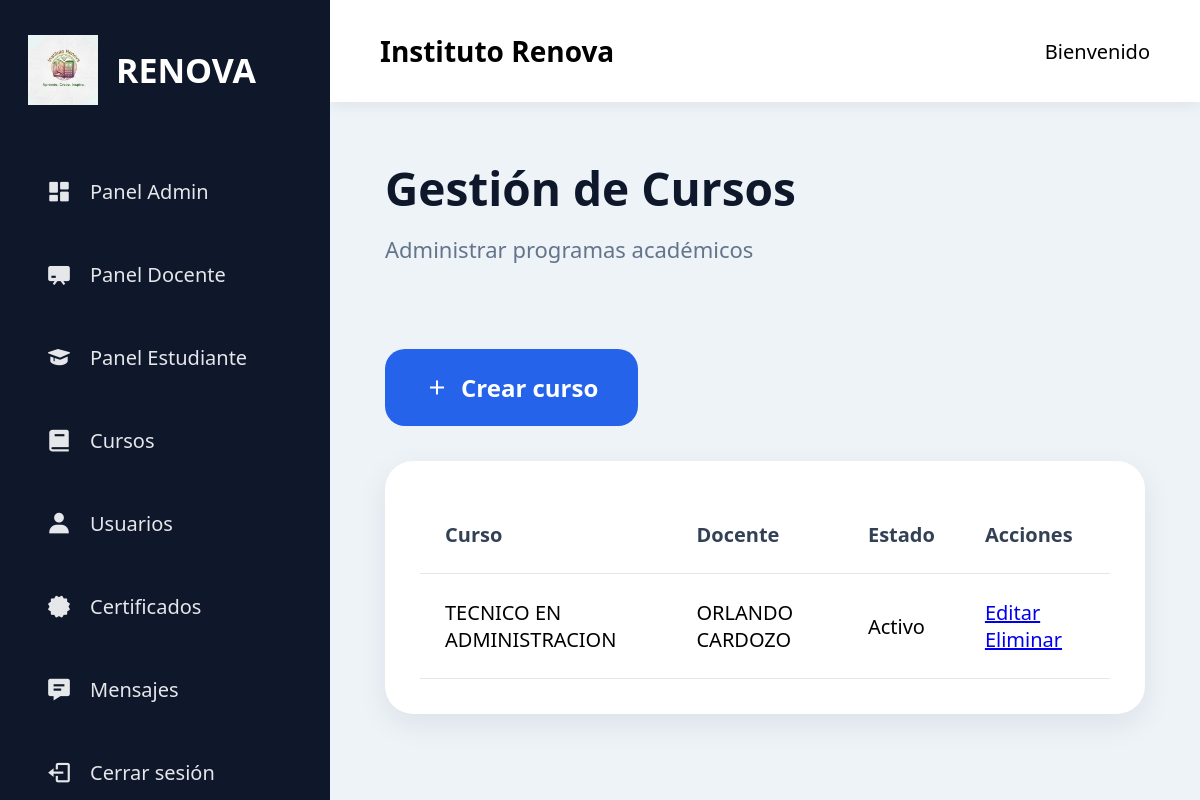
The page /admin/cursos on the database its author committed.
### models/curso.py (models this page shows, shortened)
class Curso(db.Model):
    __tablename__ = 'cursos'
    id = db.Column(db.Integer, primary_key=True)
    nombre = db.Column(
        db.String(150),
        nullable=False
    )
    descripcion = db.Column(
        db.Text,
        nullable=False
    )
    imagen = db.Column(
        db.String(255)
    )
    activo = db.Column(
        db.Boolean,
        default=True
    )
    fecha_creacion = db.Column(
        db.DateTime,
        default=datetime.utcnow
    )
    docente_id = db.Column(
        db.Integer,
        db.ForeignKey('usuarios.id')
    )
    docente = db.relationship(
        'Usuario',
        foreign_keys=[docente_id]
    )
    modulos = db.relationship(
        'Modulo',
        backref='curso',
        lazy=True,
        cascade='all, delete-orphan'
    )
    matriculas = db.relationship(
        'Matricula',
        backref='curso',
        lazy=True,
        cascade='all, delete-orphan'
    )
    certificados = db.relationship(
        'Certificado',
        backref='curso',
        lazy=True
    )

### models/usuario.py (models this page shows, shortened)
class Usuario(db.Model, UserMixin):
    __tablename__ = 'usuarios'
    id = db.Column(
        db.Integer,
        primary_key=True
    )
    nombre = db.Column(
        db.String(100),
        nullable=False
    )
    apellido = db.Column(
        db.String(100),
        nullable=False
    )
    tipo_documento = db.Column(
        db.String(20)
    )
    numero_documento = db.Column(
        db.String(30),
        unique=True
    )
    correo = db.Column(
        db.String(120),
        unique=True,
        nullable=False
    )
    password = db.Column(
        db.String(255),
        nullable=False
    )
    rol = db.Column(
        db.String(20),
        nullable=False
    )
    foto = db.Column(
        db.String(255)
    )
    activo = db.Column(
        db.Boolean,
        default=True
    )
    fecha_registro = db.Column(
        db.DateTime,
        default=datetime.utcnow
    )

### routes/admin_routes.py (the view)
@admin.route('/cursos')
def cursos():
    cursos = Curso.query.order_by(Curso.fecha_creacion.desc()).all()
    return render_template('admin/cursos.html', cursos=cursos)

### templates/admin/cursos.html (shortened to what this page needs)
{% extends 'layout.html' %}
{% block content %}
<div class="page-header">
    <h1>Gestión de Cursos</h1>
    <p>Administrar programas académicos</p>
</div>
<div class="actions-bar">
    <a href="{{ url_for('admin.crear_curso') }}"
    class="btn-primary">
        <i class='bx bx-plus'></i>
        Crear curso
    </a>
</div>
<div class="table-card">
    <table>
        <thead>
            <tr>
                <th>Curso</th>
                <th>Docente</th>
                <th>Estado</th>
                <th>Acciones</th>
            </tr>
        </thead>
        <tbody>
        {% for curso in cursos %}
            <tr>
                <td>
                    {{ curso.nombre }}
                </td>
                <td>
                    {% if curso.docente %}
                        {{ curso.docente.nombre }}
                        {{ curso.docente.apellido }}
                    {% else %}
                        Sin docente
                    {% endif %}
                </td>
                <td>
                    {% if curso.activo %}
                        Activo
                    {% else %}
                        Inactivo
                    {% endif %}
                </td>
                <td>
                    <a
                    href="{{ url_for('admin.editar_curso', id=curso.id) }}"
                    class="btn-small">
                        Editar
                    </a>
                    <a
                    href="{{ url_for('admin.eliminar_curso', id=curso.id) }}"
                    class="btn-small danger"
                    onclick="return confirm('¿Seguro que deseas eliminar este curso?');">
                        Eliminar
                    </a>
                </td>
            </tr>
        {% endfor %}
        </tbody>
    </table>
</div>
{% endblock %}

### static/css/style.css (style rules this page uses)
* { margin:0; padding:0; box-sizing:border-box; font-family:'Segoe UI', sans-serif; }
body { display:flex; min-height:100vh; background:#eef3f8; font-size:20px; }
.page-header { margin-bottom:45px; }
.page-header h1 { font-size:46px; color:#0f172a; margin-bottom:15px; }
.page-header p { font-size:22px; color:#64748b; }
.actions-bar { margin-bottom:35px; }
.btn-primary { display:inline-flex; align-items:center; gap:12px; background:#2563eb; color:white; padding:20px 32px; border-radius:18px; text-decoration:none; font-size:20px; font-weight:700; }
.table-card { background:white; border-radius:28px; padding:35px; box-shadow:0 10px 30px rgba(15,23,42,.08); }
table { width:100%; border-collapse:collapse; font-size:20px; }
th, td { padding:25px; border-bottom:1px solid #e5e7eb; }
th { color:#334155; text-align:left; }
.btn-primary { margin-top:40px; display:inline-flex; align-items:center; justify-content:center; background:#2563eb; color:white; border:none; padding:22px 40px; border-radius:20px; font-size:24px; font-weight:700; cursor:pointer; transition:.3s; }

### rows shown on the page
Curso: nombre "TECNICO EN ADMINISTRACION", docente.nombre "ORLANDO", docente.apellido "CARDOZO", activo "Activo"
